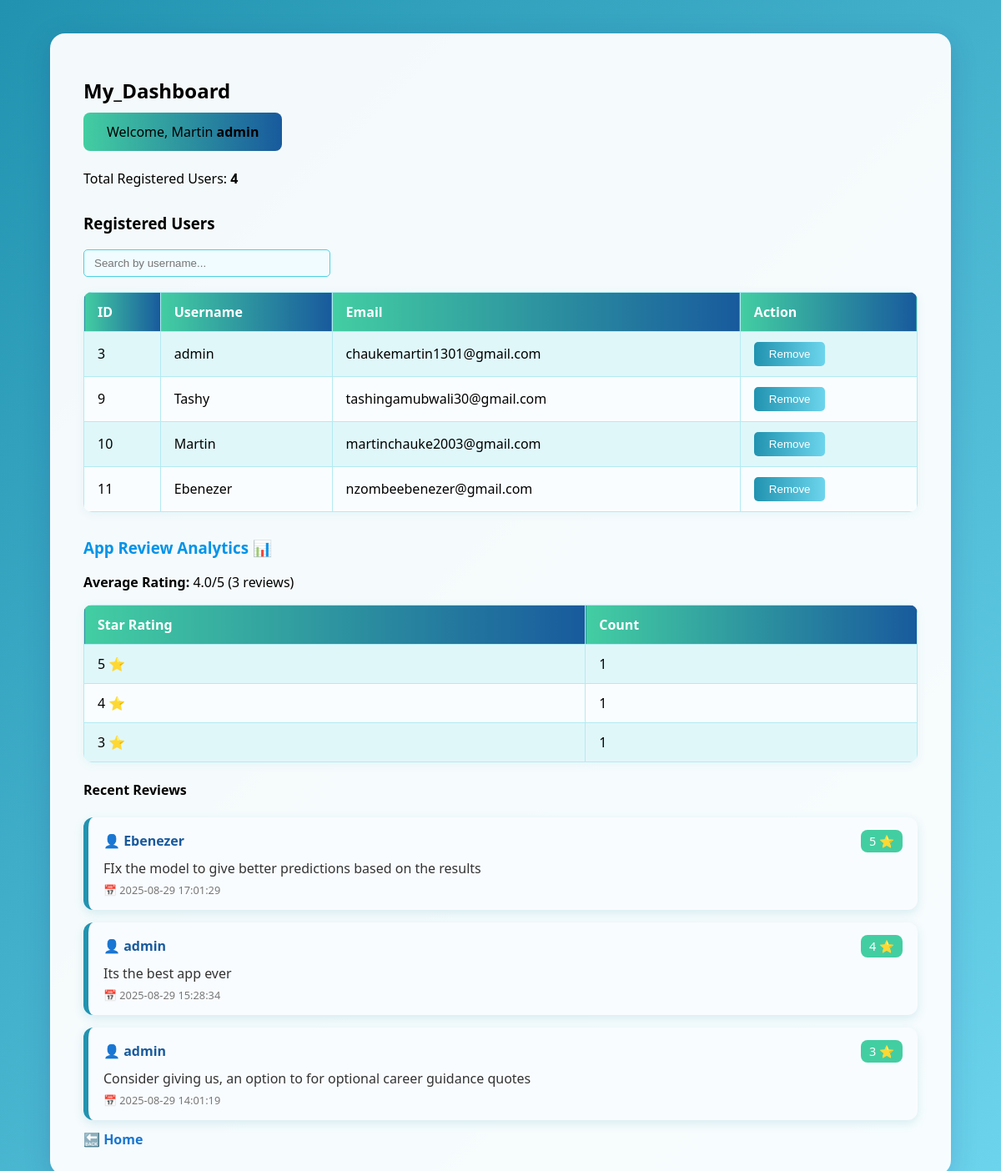
/admin (signed in), run on the app's committed database.
### tables this page shows
CREATE TABLE users (
    id INTEGER PRIMARY KEY AUTOINCREMENT,
    username TEXT NOT NULL,
    email TEXT NOT NULL,
    password TEXT NOT NULL
    , is_admin INTEGER DEFAULT 0);

CREATE TABLE app_reviews (
    id INTEGER PRIMARY KEY AUTOINCREMENT,
    reviewer_id INTEGER NOT NULL,
    rating INTEGER NOT NULL CHECK(rating BETWEEN 1 AND 5),
    comment TEXT,
    created_at TIMESTAMP DEFAULT CURRENT_TIMESTAMP,
    FOREIGN KEY (reviewer_id) REFERENCES users (id)
     );

### app.py (the view, shortened to what this page needs)
@app.route("/admin", methods=["GET", "POST"])
@admin_required
def admin_dashboard():
    conn = get_db_connection()
    conn.row_factory=sqlite3.Row # accessing as dicts
    users = conn.execute("SELECT * FROM users").fetchall()
    rating_counts=conn.execute("""
        SELECT rating,  COUNT(*) AS count
        FROM app_reviews
        GROUP BY rating
        ORDER BY rating DESC
 """).fetchall()
    avg_rating=conn.execute("SELECT AVG(rating) AS avg FROM app_reviews").fetchone()["avg"]
    recent_reviews = conn.execute("""
        SELECT users.username, app_reviews.rating, app_reviews.comment, app_reviews.created_at
        FROM app_reviews
        JOIN users ON app_reviews.reviewer_id = users.id
        ORDER BY app_reviews.created_at DESC
        LIMIT 5
    """).fetchall()
    conn.close()
    rating_counts=[dict(row) for row in rating_counts]
    return render_template(
        "admin_dashboard.html",
        users=users,
        rating_counts=rating_counts,
        avg_rating=avg_rating or 0,
        total_reviews=sum(row["count"] for row in rating_counts),
        recent_reviews=recent_reviews
        )

### app.py (called while the page is built)
def get_db_connection():
    conn=sqlite3.connect(DATABASE)
    conn.row_factory=sqlite3.Row
    return conn

def admin_required(f):
    @wraps(f)
    def wrapper(*args, **kwargs):
        if "user_id" not in session:
            flash("Please log in to continue.", "warning")
            return redirect(url_for("login"))
        conn = get_db_connection()
        user = conn.execute("SELECT * FROM users WHERE id = ?", (session["user_id"],)).fetchone()
        conn.close()
        if not user or user["is_admin"] != 1:
            flash("Admin access only.", "danger")
            return redirect(url_for("home"))
        return f(*args, **kwargs)
    return wrapper

### templates/admin_dashboard.html (shortened to what this page needs)
<!DOCTYPE html>
<html>
<head>
</head>
<body>
    <div class="dashboard-container">
        <h2 style="color:black"><strong>My_Dashboard</strong></h2>
        <div class="welcome" style="color:black">Welcome, Martin <strong>{{ session.username }}</strong></div>
        <div class="user-count" style="color:black">Total Registered Users: <strong>{{ users|length }}</strong></div>
        <h3 style="color:black">Registered Users</h3>
        <input type="text" id="searchInput" placeholder="Search by username...">
        <table>
            <tr><th>ID</th><th>Username</th><th>Email</th><th>Action</th></tr>
            {% for user in users %}
            <tr>
                <td>{{ user.id }}</td>
                <td>{{ user.username }}</td>
                <td>{{ user.email }}</td>
                <td>
                    <form method="post" style="display:inline; color:black">
                        <button type="submit" class="remove-btn"
                            onclick="return confirm('Remove {{ user.username }}?');">Remove</button>
                    </form>
                </td>
            </tr>
            {% endfor %}
        </table>
        <h3><strong>App Review Analytics 📊</strong></h3>
        {% if total_reviews > 0 %}
            <p><strong>Average Rating:</strong> {{ "%.1f"|format(avg_rating) }}/5 ({{ total_reviews }} reviews)</p>
            <table>
                <tr><th>Star Rating</th><th>Count</th></tr>
                {% for row in rating_counts %}
                <tr>
                    <td>{{ row['rating'] }} ⭐</td>
                    <td>{{ row['count'] }}</td>
                </tr>
                {% endfor %}
            </table>
            <h4>Recent Reviews</h4>
            {% if recent_reviews %}
                <div class="reviews-container">
                    {% for r in recent_reviews %}
                       <div class="review-card">
                            <div class="review-header">
                                <span class="review-user">👤 {{ r['username'] }}</span>
                                <span class="review-rating">{{ r['rating'] }} ⭐</span>
                            </div>
                            <div class="review-comment">
                                  {{ r['comment'] or "No comment" }}
                            </div>
                            <div class="review-date">
                                📅 {{ r['created_at'] }}
                            </div>
                        </div>
                         {% endfor %}
                 </div>
                 {% endif %}
        {% else %}
            <p>No reviews yet.</p>
        {% endif %}
        <a href="{{ url_for('home') }}" class="back-link">🔙 Home</a>
    </div>
</body>
</html>

### templates/admin_dashboard.html (style rules this page uses)
body { font-family: 'Segoe UI', Arial, sans-serif; margin: 0; padding: 0; background: linear-gradient(135deg, #2193b0 0%, #6dd5ed 100%); min-height: 100vh; }
.dashboard-container { max-width: 1000px; margin: 40px auto; background: rgba(255,255,255,0.95); border-radius: 18px; box-shadow: 0 8px 32px rgba(31, 38, 135, 0.18); padding: 32px 40px; }
h2 { color: #1976d2; margin-bottom: 10px; }
.welcome { background: linear-gradient(90deg, #43cea2, #185a9d); color: #fff; padding: 12px 28px; border-radius: 8px; margin-bottom: 22px; display: inline-block; }
.user-count { margin-bottom: 18px; color: #1976d2; font-weight: 500; }
h3 { color: #0093e9; margin-top: 30px; }
#searchInput { margin-bottom: 18px; padding: 8px 12px; width: 270px; border: 1px solid #4dd0e1; border-radius: 5px; outline: none; background: #f0fcff; color: #1976d2; }
table { border-collapse: collapse; width: 100%; background: #fafdff; margin-bottom: 22px; border-radius: 10px; overflow: hidden; box-shadow: 0 2px 12px rgba(33,147,176,0.07); }
th, td { border: 1px solid #b2ebf2; padding: 12px 16px; text-align: left; }
th { background: linear-gradient(90deg, #43cea2, #185a9d); color: #fff; }
tr:nth-child(even) { background: #e0f7fa; }
.remove-btn { background: linear-gradient(90deg, #2193b0, #6dd5ed); color: #fff; border: none; padding: 7px 18px; border-radius: 5px; cursor: pointer; }
.back-link { text-decoration: none; color: #1976d2; font-weight: bold; display: inline-block; margin-top: 12px; }
.reviews-container { display: flex; flex-direction: column; gap: 15px; margin-top: 15px; }
.review-card { background: #f9fcff; border-left: 6px solid #2193b0; padding: 15px 18px; border-radius: 12px; box-shadow: 0 4px 12px rgba(33,147,176,0.15); transition: transform 0.2s ease, box-shadow 0.2s ease; }
.review-header { display: flex; justify-content: space-between; align-items: center; margin-bottom: 8px; }
.review-user { font-weight: 600; color: #185a9d; }
.review-rating { background: #43cea2; color: white; padding: 4px 10px; border-radius: 8px; font-size: 0.9em; }
.review-comment { font-size: 1em; color: #333; margin-bottom: 6px; }
.review-date { font-size: 0.8em; color: #777; }

### data on the page
users: username "admin", id "3", email "chaukemartin1301@gmail.com"
users: id "9", username "Tashy", email "tashingamubwali30@gmail.com"
users: id "10", username "Martin", email "martinchauke2003@gmail.com"
users: id "11", username "Ebenezer", email "nzombeebenezer@gmail.com"
app_reviews: username "Ebenezer", rating "5", comment "FIx the model to give better predictions based on the results", created_at "2025-08-29 17:01:29"
app_reviews: username "admin", rating "4", comment "Its the best app ever", created_at "2025-08-29 15:28:34"
app_reviews: username "admin", rating "3", comment "Consider giving us, an option to for optional career guidance quotes", created_at "2025-08-29 14:01:19"

### other printed values
{{ users|length }} "4"
{{ "%.1f"|format(avg_rating) }} "4.0"
{{ total_reviews }} "3"
{{ row['rating'] }} "5" "4" "3"
{{ row['count'] }} "1" "1" "1"
